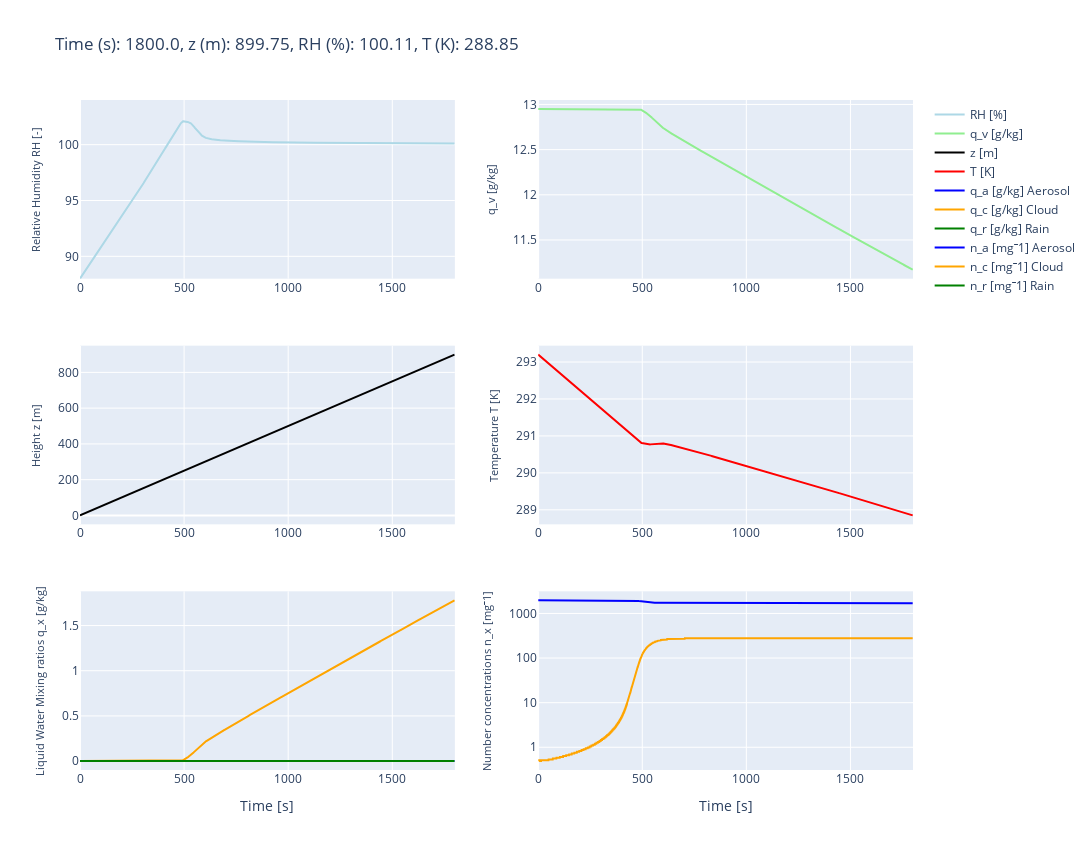

Notebook code cell kept with this figure:
### Code cell
dz=0
rho_parcel, V_parcel, air_mass_parcel =  parcel_rho(P_parcel, T_parcel)
#Aerosol init
T_parcel, q_parcel, particles_list = aero_init(mode_aero_init, n_particles, P_parcel, T_parcel,q_parcel, N_aero, mu_aero,sigma_aero,rho_aero,molecular_weight_aero)
#parcel routine
#initalize spectrum output
spectra_arr = np.zeros((nt+1,len(rm_spec)))
# init of array for time series output
qa_ts,qc_ts,qr_ts = np.zeros(nt+1),np.zeros(nt+1),np.zeros(nt+1)
na_ts,nc_ts,nr_ts = np.zeros(nt+1),np.zeros(nt+1),np.zeros(nt+1)

spectra_arr[0],qa_ts[0], qc_ts[0],qr_ts[0], na_ts[0], nc_ts[0], nr_ts[0] = qc_qr_analysis(particles_list,air_mass_parcel,rm_spec, n_bins)

# init of array for T_parcel, RH_parcel, q_parcel and z_parcel values for each timestep
T_parcel_array  = np.zeros(nt+1)
RH_parcel_array = np.zeros(nt+1)
q_parcel_array  = np.zeros(nt+1)
z_parcel_array  = np.zeros(nt+1)


# inserting the init. values to the 0th position of the arrays
T_parcel_array[0]  = T_parcel
RH_parcel_array[0] = (q_parcel * P_parcel / (q_parcel + r_a / rv)) / esatw( T_parcel ) 
q_parcel_array[0]  = q_parcel
z_parcel_array[0]  = z_parcel

ascending_mode=ascending_mode_widget.value
time_half_wave_parcel = 600.0

# read in display mode
display_mode = mode_displaytype_widget.value

if display_mode == 'graphics':
    # initialization of animation
    figure_item = animation_init(dt, nt,rm_spec, qa_ts, qc_ts, qr_ts, na_ts, nc_ts, nr_ts, T_parcel_array, RH_parcel_array, q_parcel_array, z_parcel_array)


for t in range(nt):
    time = (t+1)*dt
    #Parcel ascending
    #if z_parcel < max_z: 
    z_parcel, T_parcel, rho_parcel, V_parcel, air_mass_parcel = ascend_parcel(z_parcel, T_parcel,P_parcel, w_parcel, dt, time, time_half_wave_parcel, ascending_mode, max_z)
    
    #Condensational Growth
    dq_liq = 0.0
    if do_condensation:
        particles_list, T_parcel, q_parcel = drop_condensation(particles_list, T_parcel, q_parcel, P_parcel, dt, air_mass_parcel, rho_aero, molecular_weight_aero)

    #Collisional Growth
    if do_collision and time > collision_start_time:
        particles_list = collection(dt, particles_list,rho_parcel, rho_liq, P_parcel, T_parcel)
    #Analysis
    spectra_arr[t+1],qa_ts[t+1], qc_ts[t+1],qr_ts[t+1], na_ts[t+1], nc_ts[t+1], nr_ts[t+1] = qc_qr_analysis(particles_list,air_mass_parcel,rm_spec, n_bins)
    RH_parcel = (q_parcel * P_parcel / (q_parcel + r_a / rv)) / esatw( T_parcel ) 
    
    # saving of T_parcel, RH_parcel, q_parcel, z_parcel for every timestep (needed for plots)
    T_parcel_array[t+1]  = T_parcel
    RH_parcel_array[t+1] = RH_parcel
    q_parcel_array[t+1]  = q_parcel
    z_parcel_array[t+1]  = z_parcel
    
    time_array = np.arange(nt+1)*dt

    if display_mode == 'text_fast':
        #Visulaization at every second
        if (time%1) ==0:
            print_output(t,dt, z_parcel, T_parcel, q_parcel, RH_parcel, qc_ts[t+1], qr_ts[t+1], na_ts[t+1], nc_ts[t+1], nr_ts[t+1])
    elif display_mode == 'graphics':
        # function to draw and update the plotly figure, every 5 seconds (idea for time saving)
        if (time%5) == 0:
            animation_call(figure_item, time_array, t, dt, nt,rm_spec, qa_ts, qc_ts, qr_ts, na_ts, nc_ts, nr_ts, T_parcel_array, RH_parcel_array, q_parcel_array, z_parcel_array)
            
#spec_plot(ax,spectra_arr, nt, log_edges)

### Figure 1 — Plotly figure (JSON) as saved in the notebook; plotly's stock layout.template omitted (floating-point values rounded to 4 significant figures; data arrays with more than 128 entries replaced by an {"elided": "..."} marker saying what was removed)
{"data": [{"line": {"color": "lightblue"}, "mode": "lines", "name": "RH [%]", "showlegend": true, "type": "scatter", "x": {"elided": "3599 float values"}, "xaxis": "x", "y": {"elided": "3601 float values"}, "yaxis": "y"}, {"line": {"color": "lightgreen"}, "mode": "lines", "name": "q_v [g/kg]", "type": "scatter", "x": {"elided": "3599 float values"}, "xaxis": "x2", "y": {"elided": "3601 float values"}, "yaxis": "y2"}, {"line": {"color": "black"}, "mode": "lines", "name": "z [m]", "type": "scatter", "x": {"elided": "3599 float values"}, "xaxis": "x3", "y": {"elided": "3601 float values"}, "yaxis": "y3"}, {"line": {"color": "red"}, "mode": "lines", "name": "T [K]", "type": "scatter", "x": {"elided": "3599 float values"}, "xaxis": "x4", "y": {"elided": "3601 float values"}, "yaxis": "y4"}, {"line": {"color": "blue"}, "mode": "lines", "name": "q_a [g/kg] Aerosol", "type": "scatter", "x": {"elided": "3599 float values"}, "xaxis": "x5", "y": {"elided": "3601 float values"}, "yaxis": "y5"}, {"line": {"color": "orange"}, "mode": "lines", "name": "q_c [g/kg] Cloud", "type": "scatter", "x": {"elided": "3599 float values"}, "xaxis": "x5", "y": {"elided": "3601 float values"}, "yaxis": "y5"}, {"line": {"color": "green"}, "mode": "lines", "name": "q_r [g/kg] Rain", "type": "scatter", "x": {"elided": "3599 float values"}, "xaxis": "x5", "y": {"elided": "3601 int values"}, "yaxis": "y5"}, {"line": {"color": "blue"}, "mode": "lines", "name": "n_a [mg⁻1] Aerosol", "type": "scatter", "x": {"elided": "3599 float values"}, "xaxis": "x6", "y": {"elided": "3601 float values"}, "yaxis": "y6"}, {"line": {"color": "orange"}, "mode": "lines", "name": "n_c [mg⁻1] Cloud", "type": "scatter", "x": {"elided": "3599 float values"}, "xaxis": "x6", "y": {"elided": "3601 float values"}, "yaxis": "y6"}, {"line": {"color": "green"}, "mode": "lines", "name": "n_r [mg⁻1] Rain", "type": "scatter", "x": {"elided": "3599 float values"}, "xaxis": "x6", "y": {"elided": "3601 int values"}, "yaxis": "y6"}], "layout": {"height": 850, "title": {"text": "Time (s): 1800.0, z (m): 899.75, RH (%): 100.11, T (K): 288.85"}, "width": 1250, "xaxis": {"anchor": "y", "domain": [0, 0.45], "range": [0, 1800.0], "type": "linear"}, "xaxis2": {"anchor": "y2", "domain": [0.55, 1], "range": [0, 1800.0], "type": "linear"}, "xaxis3": {"anchor": "y3", "domain": [0, 0.45], "range": [0, 1800.0], "type": "linear"}, "xaxis4": {"anchor": "y4", "domain": [0.55, 1], "range": [0, 1800.0], "type": "linear"}, "xaxis5": {"anchor": "y5", "domain": [0, 0.45], "range": [0, 1800.0], "title": {"text": "Time [s]"}, "type": "linear"}, "xaxis6": {"anchor": "y6", "domain": [0.55, 1], "range": [0, 1800.0], "title": {"text": "Time [s]"}, "type": "linear"}, "yaxis": {"anchor": "x", "domain": [0.7333, 1], "range": [88.0, 104], "title": {"font": {"size": 11}, "text": "Relative Humidity RH [-]"}, "type": "linear"}, "yaxis2": {"anchor": "x2", "autorange": true, "domain": [0.7333, 1], "range": [11.07, 13.05], "title": {"font": {"size": 11}, "text": "q_v [g/kg]"}, "type": "linear"}, "yaxis3": {"anchor": "x3", "autorange": true, "domain": [0.3667, 0.6333], "range": [-49.97, 949.5], "title": {"font": {"size": 11}, "text": "Height z [m]"}, "type": "linear"}, "yaxis4": {"anchor": "x4", "autorange": true, "domain": [0.3667, 0.6333], "range": [288.6, 293.4], "title": {"font": {"size": 11}, "text": "Temperature T [K]"}, "type": "linear"}, "yaxis5": {"anchor": "x5", "autorange": true, "domain": [0, 0.2667], "range": [-0.09888, 1.879], "title": {"font": {"size": 11}, "text": "Liquid Water Mixing ratios q_x [g/kg]"}, "type": "linear"}, "yaxis6": {"anchor": "x6", "autorange": true, "domain": [0, 0.2667], "range": [-0.5095, 3.496], "title": {"font": {"size": 11}, "text": "Number concentrations n_x [mg⁻1]"}, "type": "log"}}}
